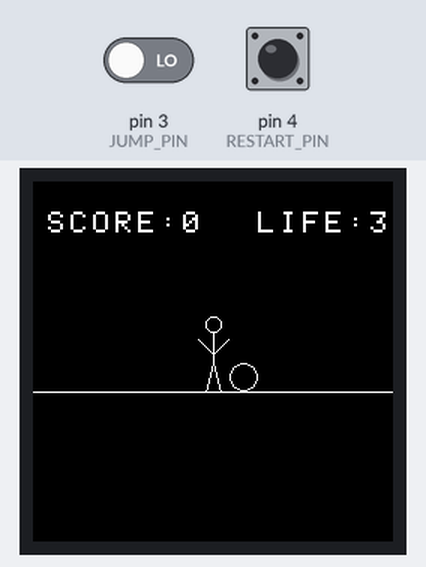
Bench run of a sketch on a simulated Arduino Uno, built with avr-gcc and run on an emulated ATmega328P. Shown: 240×240 colour display. The inputs (shaded band) are chosen by the test bench; at power-on: pin 3 (JUMP_PIN) LOW, pin 4 (RESTART_PIN) LOW.

Above: at 1.4 s.
1.5 s: pin 3 (JUMP_PIN) driven HIGH
At 1.64 s:
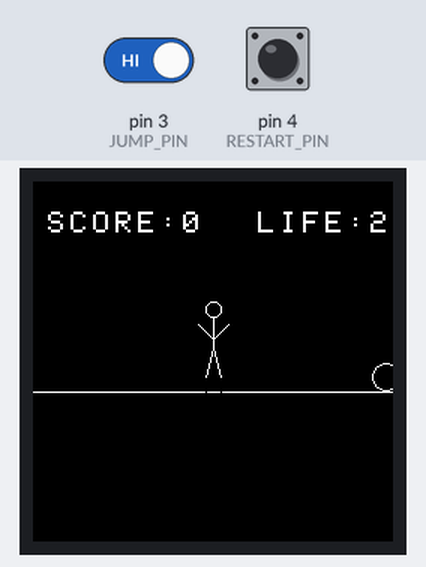
3.1 s: pin 3 (JUMP_PIN) driven LOW
At 5.4 s:
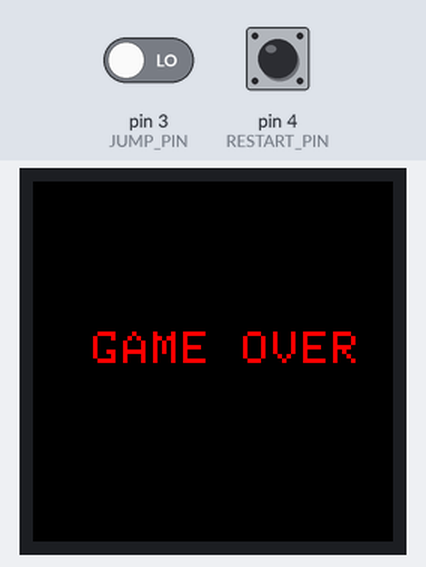
Timing chart, 0 to 6.9 s (numbered marks = the images above; inputs shaded):
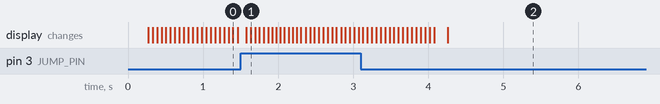

The sketch:

main.ino
```cpp
#include <Adafruit_GFX.h>
#include <Adafruit_ST7789.h>

#define CS_PIN 10
#define RST_PIN 8
#define DC_PIN 9

#define JUMP_PIN  3
#define RESTART_PIN 4

Adafruit_ST7789 tft = Adafruit_ST7789(CS_PIN,DC_PIN,RST_PIN);

int life;
int score;
int barell_pos;

void start()
{
  tft.fillScreen(ST77XX_BLACK);
  barell_pos = 240;
  score = 0;
  life = 3;
}

void setup()
{
  pinMode(3,INPUT);
  pinMode(4,INPUT);
  tft.init(240,240,SPI_MODE2);
  tft.setRotation(2);
  start();
}

void HUD(int life, int score)
{
  //life
  tft.drawChar(150,20,'L',ST77XX_WHITE,ST77XX_BLACK,2);
  tft.drawChar(165,20,'I',ST77XX_WHITE,ST77XX_BLACK,2);
  tft.drawChar(180,20,'F',ST77XX_WHITE,ST77XX_BLACK,2);
  tft.drawChar(195,20,'E',ST77XX_WHITE,ST77XX_BLACK,2);
  tft.drawChar(210,20,':',ST77XX_WHITE,ST77XX_BLACK,2);
  tft.drawChar(225,20,life+48,ST77XX_WHITE,ST77XX_BLACK,2);

  //score
  tft.drawChar(10,20,'S',ST77XX_WHITE,ST77XX_BLACK,2);
  tft.drawChar(25,20,'C',ST77XX_WHITE,ST77XX_BLACK,2);
  tft.drawChar(40,20,'O',ST77XX_WHITE,ST77XX_BLACK,2);
  tft.drawChar(55,20,'R',ST77XX_WHITE,ST77XX_BLACK,2);
  tft.drawChar(70,20,'E',ST77XX_WHITE,ST77XX_BLACK,2);
  tft.drawChar(85,20,':',ST77XX_WHITE,ST77XX_BLACK,2);
  String temp  = String(score);
  tft.drawChar(100,20,temp[0],ST77XX_WHITE,ST77XX_BLACK,2);
  if(score>9)
  tft.drawChar(115,20,temp[1],ST77XX_WHITE,ST77XX_BLACK,2);

  //ground
  tft.drawLine(0, 140, 240, 140, ST77XX_WHITE);
}

void human(int x, int y,uint16_t color)
{
  //hlava
  tft.drawCircle(x, y-25, 5, color);
  //trup
  tft.drawLine(x, y, x, y-20, color);
  //ruce
  tft.drawLine(x, y-5, x+10, y-15, color);
  tft.drawLine(x, y-5, x-10, y-15, color);
  //nohy
  tft.drawLine(x, y, x+5, y+20, color);
  tft.drawLine(x, y, x-5, y+20, color);

}

void barell(int x,uint16_t color)
{
  tft.drawCircle(x, 130, 9, color);
}

bool isCollision(int human_pos, int barell_pos) //doupravit
{
  if((human_pos >= 95)&& (barell_pos <= 130) && (barell_pos >= 100))
    return true;
  return false;
}

void game_over()
{
  tft.fillScreen(ST77XX_BLACK);
  tft.drawChar(40,100,'G',ST77XX_RED,ST77XX_BLACK,3);
  tft.drawChar(60,100,'A',ST77XX_RED,ST77XX_BLACK,3);
  tft.drawChar(80,100,'M',ST77XX_RED,ST77XX_BLACK,3);
  tft.drawChar(100,100,'E',ST77XX_RED,ST77XX_BLACK,3);

  tft.drawChar(140,100,'O',ST77XX_RED,ST77XX_BLACK,3);
  tft.drawChar(160,100,'V',ST77XX_RED,ST77XX_BLACK,3);
  tft.drawChar(180,100,'E',ST77XX_RED,ST77XX_BLACK,3);
  tft.drawChar(200,100,'R',ST77XX_RED,ST77XX_BLACK,3);

  while(1)
  {
    if(digitalRead(RESTART_PIN) == HIGH)
    {
      start();
      break;
    }
  }
}

void repeat()
{
  tft.fillScreen(ST77XX_BLACK);
  barell_pos = 240;
  life--;
}

void loop()
{

  if(life == 0)
  game_over();


  int skip = 0;

  if(digitalRead(JUMP_PIN) == HIGH)
  {
    for(int i = 120 ; i >= 80 ; i -=10)
    {
      barell(barell_pos+5,ST77XX_BLACK);
      human(120,i,ST77XX_WHITE);
      barell(barell_pos,ST77XX_WHITE);
      barell_pos-=5;

      if(isCollision(i,barell_pos))
      {
        repeat();
        skip = 1;
      }

      if(skip == 1)
        break;

      delay(50);
      human(120,i,ST77XX_BLACK);
    }

    for(int i = 0 ; i < 8; i++)
    {
      barell(barell_pos+5,ST77XX_BLACK);
      barell(barell_pos,ST77XX_WHITE);
      barell_pos-=5;
      human(120,80,ST77XX_WHITE);

    if(isCollision(i,barell_pos))
    {
      repeat();
    }
    delay(50);

    if(skip == 1)
      {
        barell(barell_pos,ST77XX_BLACK);
        break;
      }
    }

    for(int i = 80 ; i <= 120 ; i +=10)
    {
      barell(barell_pos+5,ST77XX_BLACK);
      barell(barell_pos,ST77XX_WHITE);
      barell_pos-=5;
      human(120,i,ST77XX_WHITE);


    if(isCollision(i,barell_pos))
    {
    life--;
    repeat();
    barell(barell_pos,ST77XX_WHITE);
    }
      delay(50);
      human(120,i,ST77XX_BLACK);
      barell(barell_pos,ST77XX_BLACK);
    }

  }
  barell(barell_pos+5,ST77XX_BLACK);
barell(barell_pos,ST77XX_WHITE);
barell_pos-=5;
human(120,120,ST77XX_WHITE);

if(isCollision(120,barell_pos))
  {
  barell(barell_pos,ST77XX_WHITE);
  repeat();
  }


if(barell_pos <-20)
{
  score+=1;
  barell_pos = 240;
}

delay(50);
HUD(life,score);

}
```

Measured:
- after the input at 1.5 s, the display: first differs from a run without the input after 0.14 s (image 1)
